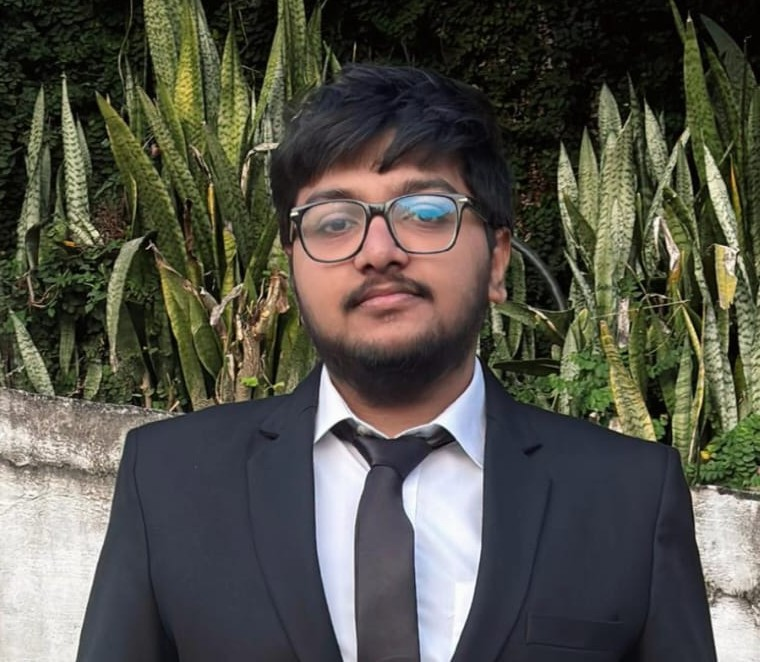
#> input picture all methods/test_image.jpeg, 760 x 662 px
$ python logisticWavelet.py
#> lines starting #> are read from the running program, lines starting #| are printed output that depends on the picture
import cv2
import numpy as np
import pywt
import matplotlib.pyplot as plt
import os

# Logistic Map Function for Chaotic Sequence Generation
def logistic_map(size, key):
    x = key
    r = 3.99
    sequence = np.zeros(size, dtype=np.float64)

    for i in range(size):
        x = r * x * (1 - x)
        sequence[i] = x

    return np.uint8(sequence * 255)

# Encrypt Image using Wavelet Transform & Chaos
def encrypt_image(image_path, key):
#> called with image_path = 'test_image.jpeg', key = 0.618
    img = cv2.imread(image_path, cv2.IMREAD_GRAYSCALE)
#> img: shape (662, 760); min 0, max 255, mean 82.3
    if img is None:
        raise FileNotFoundError(f"Image not found or unreadable: {image_path}")
    rows, cols = img.shape
#> rows = 662; cols = 760

    coeffs = pywt.dwt2(img, 'db4')
    LL, (LH, HL, HH) = coeffs
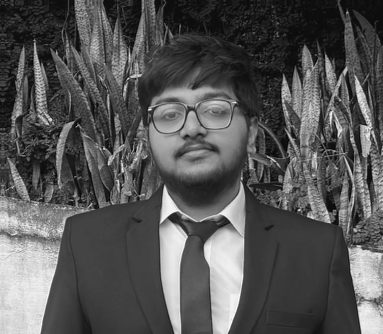
#> LL: shape (334, 383) float64; min -23.56, max 530.2, mean 164; drawn with min black and max white
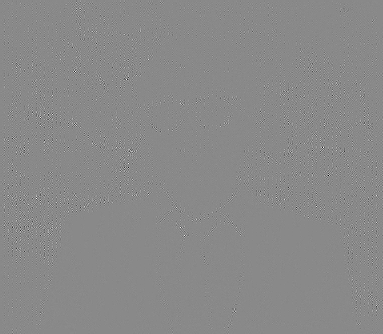
#> HH: shape (334, 383) float64; min -32.92, max 28.16, mean 0; drawn with min black and max white

    chaos_seq = logistic_map(LL.size, key).reshape(LL.shape)
    LL_encrypted = np.bitwise_xor(LL.astype(np.uint8), chaos_seq)

    encrypted_img = pywt.idwt2((LL_encrypted, (LH, HL, HH)), 'db4')
    encrypted_img = np.clip(encrypted_img, 0, 255).astype(np.uint8)
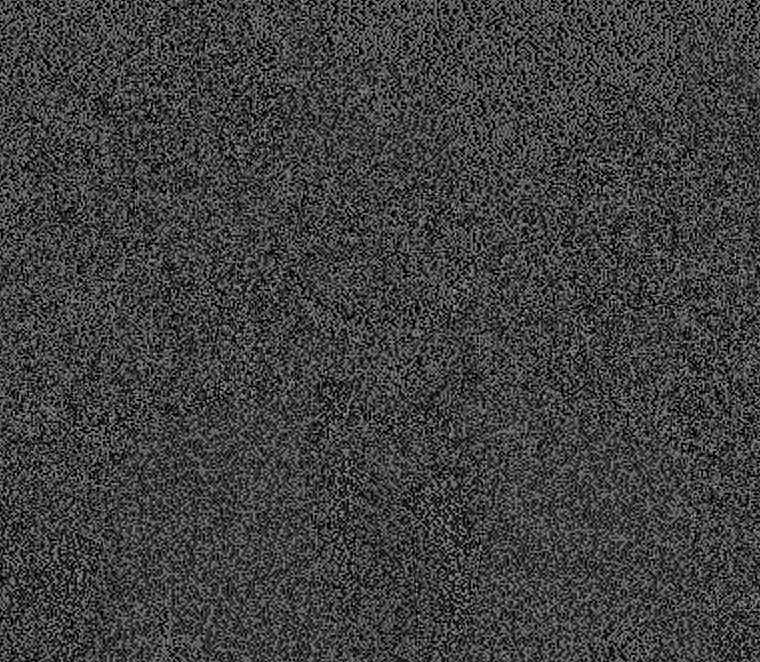
#> encrypted_img: shape (662, 760); min 0, max 188, mean 64.3

    return encrypted_img

# Decrypt Image using Wavelet Transform & Chaos
def decrypt_image(encrypted_img, key):
#> called with key = 0.618
    rows, cols = encrypted_img.shape
#> rows = 662; cols = 760

    coeffs = pywt.dwt2(encrypted_img, 'db4')
    LL_encrypted, (LH, HL, HH) = coeffs
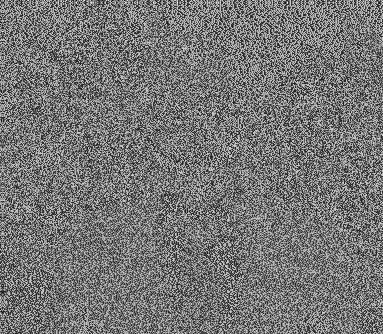
#> LL_encrypted: shape (334, 383) float64; min -31.49, max 314, mean 128.6; drawn with min black and max white

    chaos_seq = logistic_map(LL_encrypted.size, key).reshape(LL_encrypted.shape)
    LL_decrypted = np.bitwise_xor(LL_encrypted.astype(np.uint8), chaos_seq)
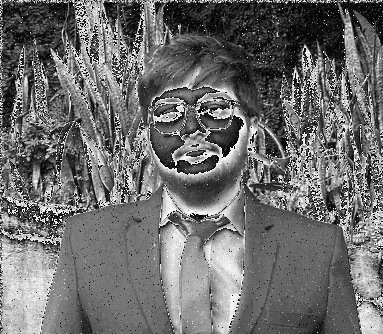
#> LL_decrypted: shape (334, 383); min 0, max 255, mean 109.7

    decrypted_img = pywt.idwt2((LL_decrypted, (LH, HL, HH)), 'db4')
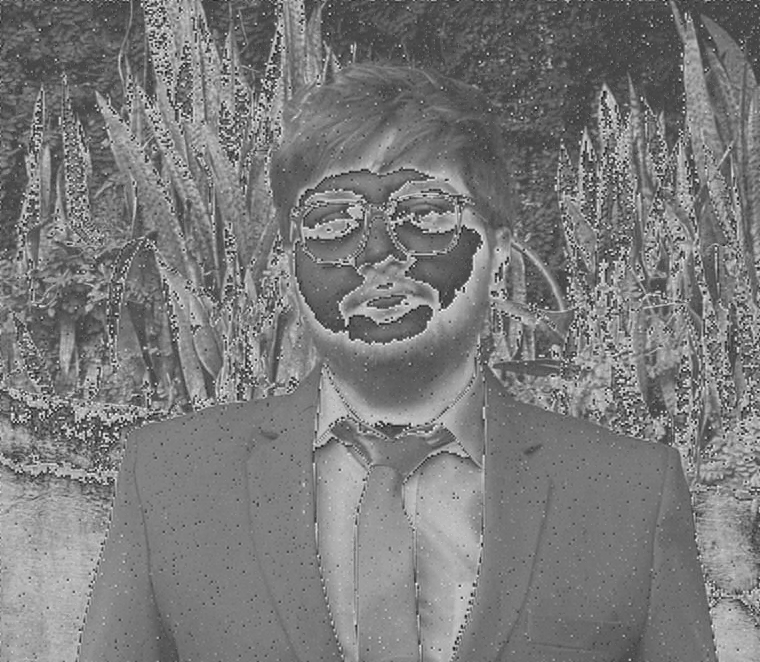
#> decrypted_img: shape (662, 760) float64; min -67.73, max 186.3, mean 54.8; drawn with min black and max white
    decrypted_img = np.clip(decrypted_img, 0, 255).astype(np.uint8)
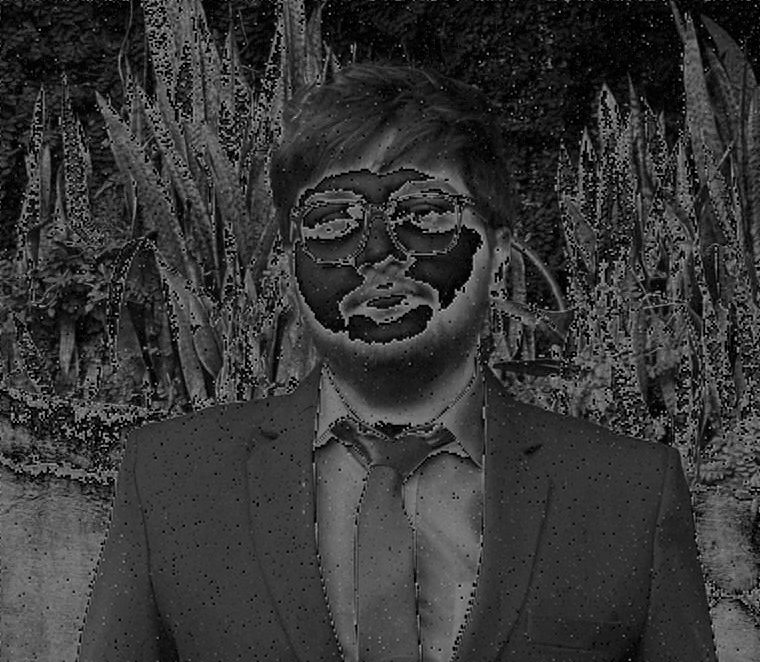
#> decrypted_img: shape (662, 760); min 0, max 186, mean 54.4

    return decrypted_img

# --- Main Flow ---
image_path = 'test_image.jpeg'
key = 0.618  # Between 0 and 1

if not os.path.exists(image_path):
    raise FileNotFoundError(f"Make sure the image '{image_path}' exists in this directory: {os.getcwd()}")

# Encrypt and Save
encrypted_img = encrypt_image(image_path, key)
cv2.imwrite("encrypted_image.jpg", encrypted_img)

# Decrypt and Save
decrypted_img = decrypt_image(encrypted_img, key)
cv2.imwrite("decrypted_image.jpg", decrypted_img)

# Display
plt.figure(figsize=(12, 5))
plt.subplot(1, 3, 1)
plt.title("Original")
plt.imshow(cv2.imread(image_path, cv2.IMREAD_GRAYSCALE), cmap='gray')
plt.axis('off')

plt.subplot(1, 3, 2)
plt.title("Encrypted")
plt.imshow(encrypted_img, cmap='gray')
plt.axis('off')

plt.subplot(1, 3, 3)
plt.title("Decrypted")
plt.imshow(decrypted_img, cmap='gray')
plt.axis('off')

plt.tight_layout()
plt.show()
